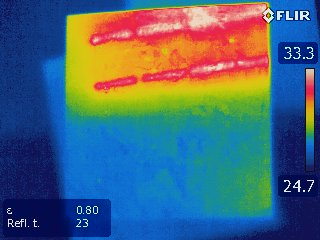
#> input picture Archive/CDR_Testing_Archive/Image_correction/IR_0560.jpg, 320 x 240 px, given in place of chessboard.jpg, which was not available
$ python run_correct.py
#> lines starting #> are read from the running program, lines starting #| are printed output that depends on the picture; after the words box and inside, x2 and y2 are one past the last pixel; in counts of white or black regions, pixels touching at a corner belong together; pictures that were not available may be replaced by others from this repository, and a replacement may not be noted
#!/usr/bin/env python3
import numpy as np
import math
import time
import cv2
from matplotlib import pyplot as plt

def gaussian_thresholding(img):
    ad = cv2.adaptiveThreshold(img,255,cv2.ADAPTIVE_THRESH_GAUSSIAN_C,cv2.THRESH_BINARY,11,2)
    return(ad)

def Gaussian_blur(img):
    blur = cv2.GaussianBlur(img,(5,5),0)
    return(blur)

def gray_scale(img):
    gray = cv2.cvtColor(img,cv2.COLOR_BGR2GRAY)
    return(gray)

def load_image(name):
    img = cv2.imread(name)
    return(img)

def adaptive_thresholding(img):
    ad = cv2.adaptiveThreshold(img,255,cv2.ADAPTIVE_THRESH_MEAN_C,cv2.THRESH_BINARY,11,2)
    return(ad)

def Otsu_thresholding(blur):
    retval, threshold = cv2.threshold(blur,10,255,cv2.THRESH_BINARY+cv2.THRESH_OTSU)
    return(threshold)
    # retval is not really needed, not used here.

def main():
    start = time.time()
    #img = load_image('IR_0560.jpg')
    #img = load_image('thermal2.jpg')
    img = load_image('chessboard.jpg')
#> in load_image, img is the input picture: shape (240, 320, 3); mean B, G, R 120.5, 101.1, 73.7
    gray = gray_scale(img)
    cv2.imwrite('Grayscale.png',gray)
    blur = Gaussian_blur(gray)
#> in Gaussian_blur, `blur = cv2.GaussianBlur(img,(5,5),0)`:
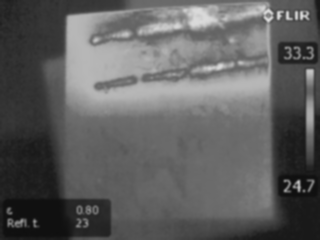
#> blur: shape (240, 320); min 15, max 218, mean 95.2
    ad = gaussian_thresholding(blur)
#> in gaussian_thresholding, `ad = cv2.adaptiveThreshold(img,255,cv2.ADAPTIVE_THRESH_GAUSSIAN_C,cv2...`:
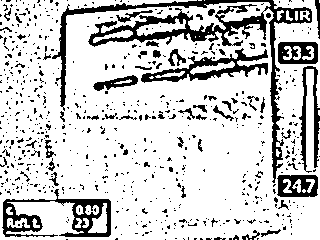
#> ad: shape (240, 320); 80.2% white; 656 black regions (595 under 20 px), largest, box (x1, y1, x2, y2) and area: (52, 0, 312, 183) 5062, (2, 189, 111, 237) 1741, (141, 48, 268, 83) 1358
    cv2.imwrite('Gaussian Thresh.png',ad)
    ad = adaptive_thresholding(gray)
#> in adaptive_thresholding, `ad = cv2.adaptiveThreshold(img,255,cv2.ADAPTIVE_THRESH_MEAN_C,cv2.THRE..`:
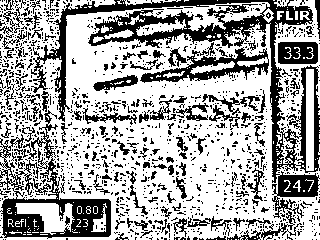
#> ad: shape (240, 320); 64.8% white; 1223 black regions (1099 under 20 px), largest, box (x1, y1, x2, y2) and area: (31, 0, 320, 219) 9368, (0, 110, 111, 239) 3913, (140, 42, 269, 83) 1599
    cv2.imwrite('Adaptive Thresh.png',ad)
    ad = adaptive_thresholding(blur)
#> in adaptive_thresholding (call 2), `ad = cv2.adaptiveThreshold(img,255,cv2.ADAPTIVE_THRESH_MEAN_C,cv2.THRE..`:
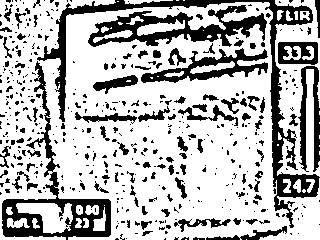
#> ad: shape (240, 320); 71.8% white; 462 black regions (368 under 20 px), largest, box (x1, y1, x2, y2) and area: (37, 0, 320, 228) 4899, (2, 61, 111, 240) 3232, (88, 5, 267, 47) 2963
    cv2.imwrite('Adaptive Thresh + Gaussian.png',ad)
    thr = Otsu_thresholding(gray)
#> in Otsu_thresholding, `retval, threshold = cv2.threshold(blur,10,255,cv2.THRESH_BINARY+cv2.TH..`:
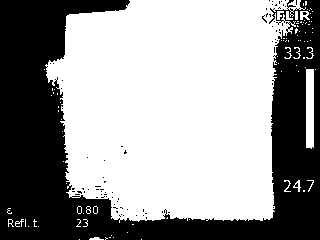
#> threshold: shape (240, 320); 59.9% white; 77 black regions (76 under 20 px), largest, box (x1, y1, x2, y2) and area: (0, 0, 320, 240) 30595
#> in Otsu_thresholding, `retval, threshold = cv2.threshold(blur,10,255,cv2.THRESH_BINARY+cv2.TH..`: retval = 87
    cv2.imwrite('Otsu Thresh.png',thr)
    gray = np.float32(gray)
    # Corner Harris does not look useful
    # Scheme -> Restrict exposure in the image to temp. cold/hot-spots
    #        -> Locate these geometric shapes in the image using contours
    #        -> Identify the tray elements
    dst = cv2.cornerHarris(gray,2,3,0.04)
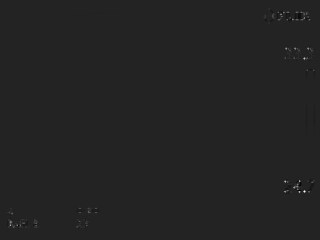
#> dst: shape (240, 320) float32; min -93145736, max 574305024, mean 384128.8; drawn with min black and max white
    dst = cv2.dilate(dst,None)
    img[dst>0.01*dst.max()] = [0,0,255]
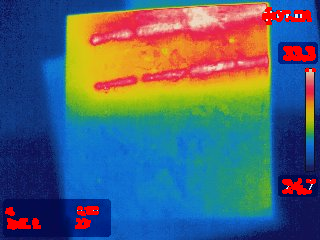
#> img: shape (240, 320, 3); mean B, G, R 117, 98.9, 78.4
    cv2.imwrite('Corner Harris.png',img)
    end = time.time()
    return(end-start)

if __name__ == "__main__":
    running_times=[] # Running times, for 100 sims
    for i in range(0,100):
        runtime = main() # Functionality
        running_times.append(runtime)
    print(runtime)
    # Average of 50 simulations
    print("Avg run-time is: "+str(1000*np.mean(running_times,dtype=np.float32))+" ms.")
